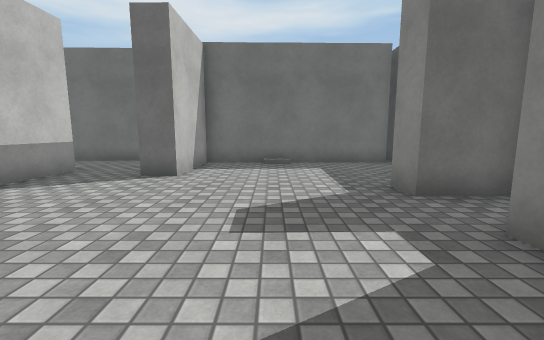
View 1 (above)

19 first-person views from a walk through a 3-D level made in the Unity game engine. The camera is 1.2 m above the floor, tilts 8° down and sees 90° across. The floor is counted in squares, 1 m on a side. Each view is taken from the middle of a square. On the plan, view 1 faces up. The plan holds only what a view shows up to about 13 squares ahead; the rest is blank. The place goes on beyond the plan. Some animated figures are left out. Surface patterns are stand-ins for the level's own textures.

View 2
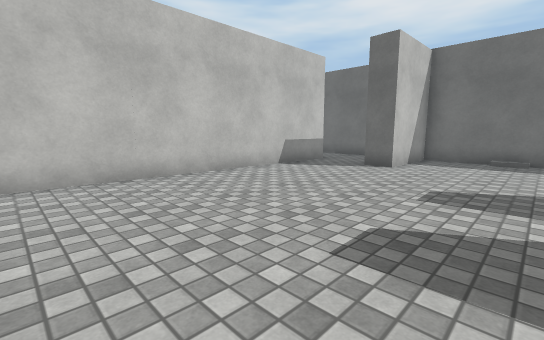

View 3
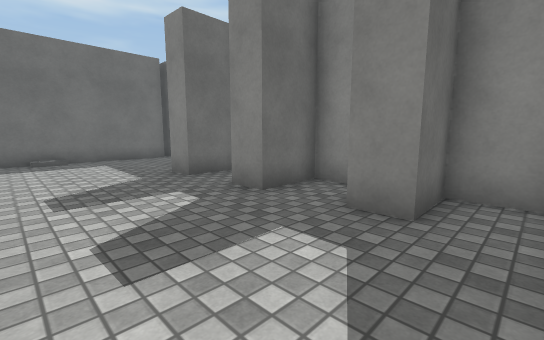

View 4
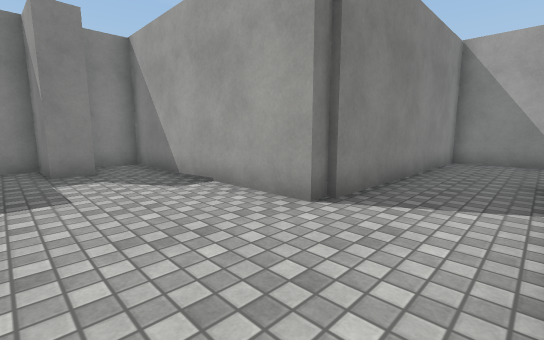

View 5
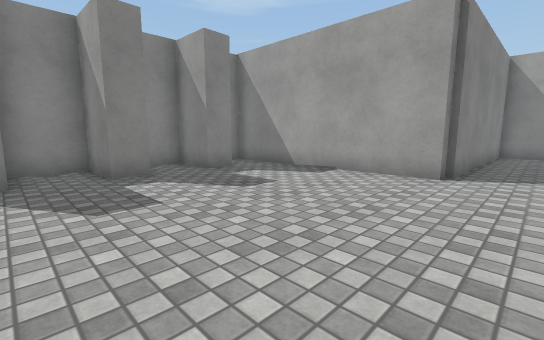

View 6
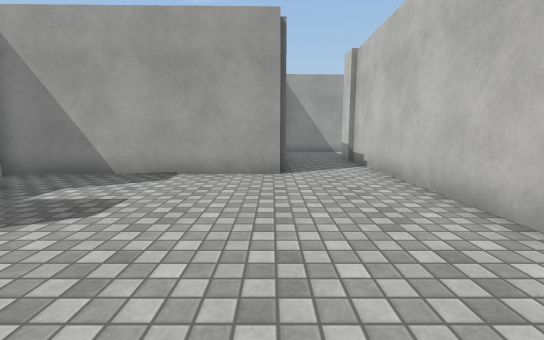

View 7
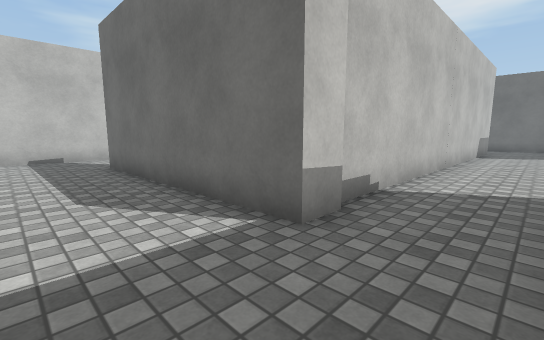

View 8
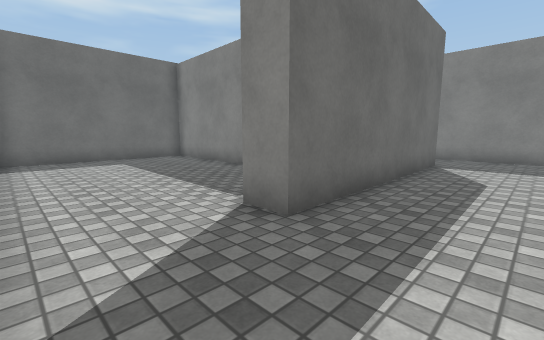

View 9
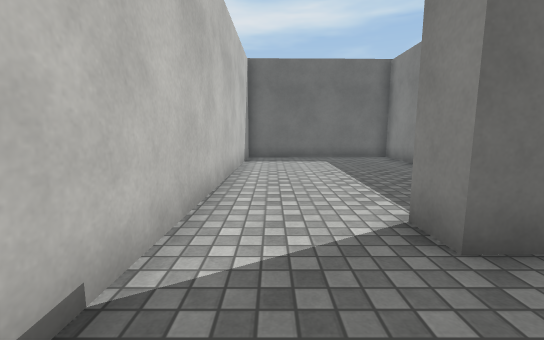

View 10
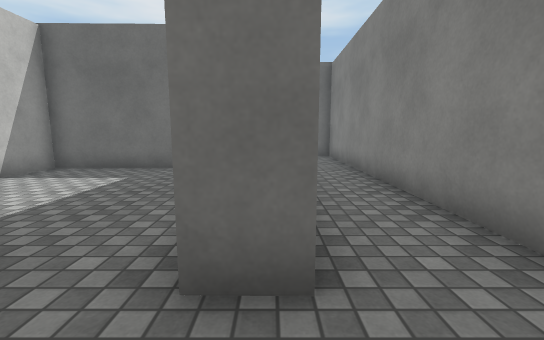

View 11
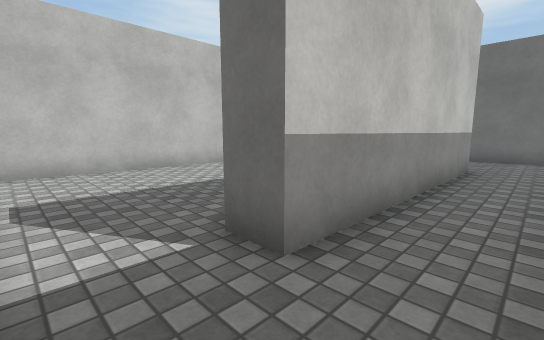

View 12
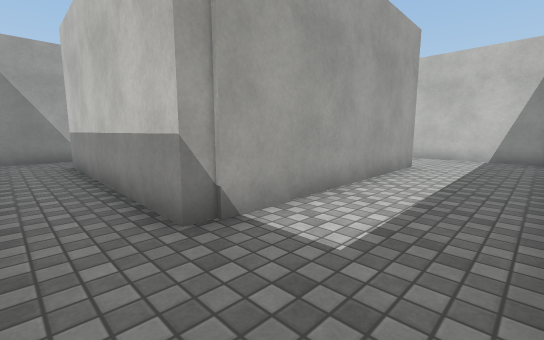

View 13
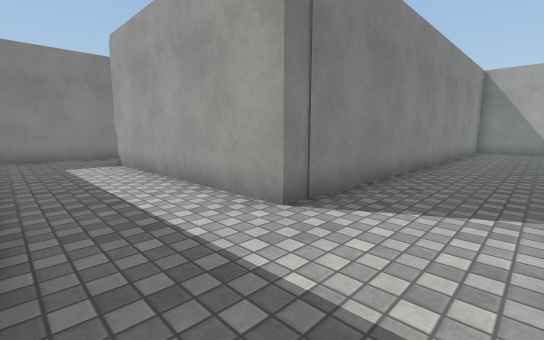

View 14
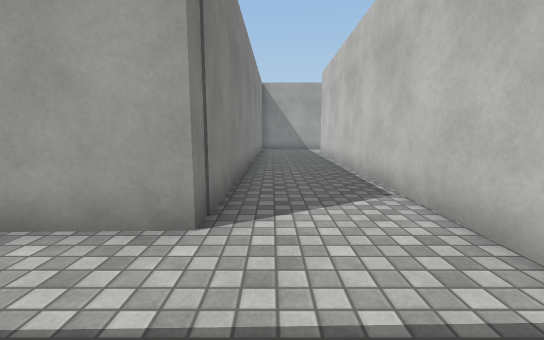

View 15
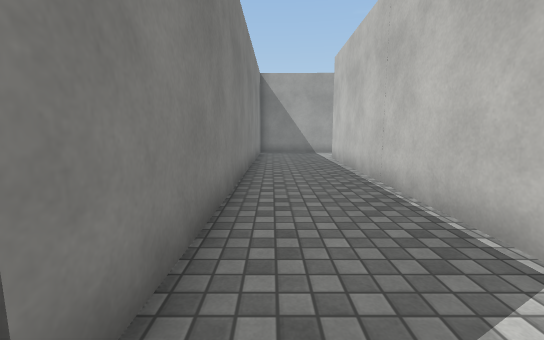

View 16
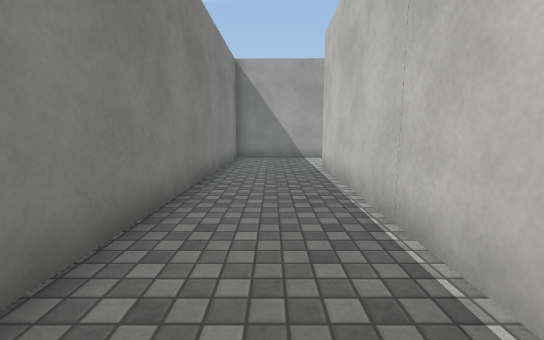

View 17
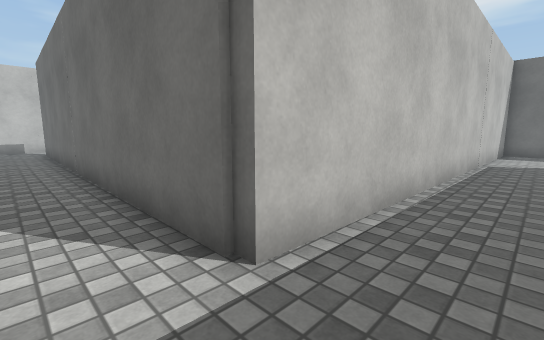

View 18
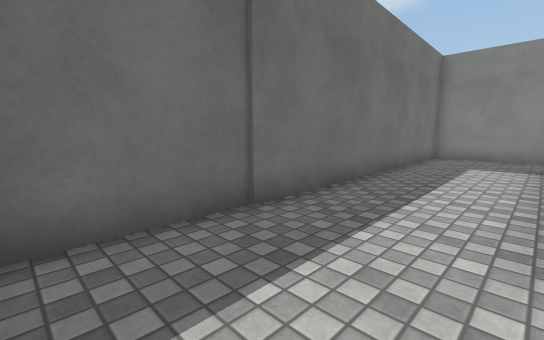

View 19
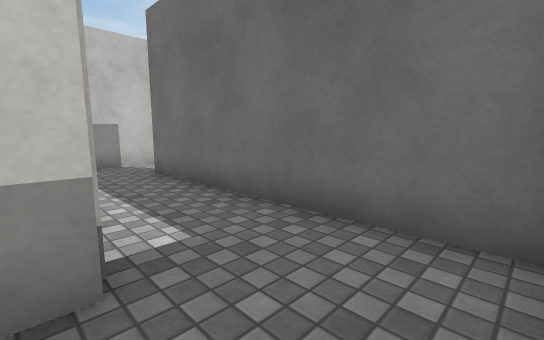

### Floor plan
Points are (right, up) in squares from view 1. A wall is a line through its corners. A room is listed if a view was taken in it or the views show most of it. See-through windows are left out.
Room 1 (views 1, 2, 3, 4, 5, 6, 7, 8, 9)
walls: (-3.2, -3.3) (-3.2, -2.7) (4.6, -2.6) (4.6, -0.8) (2.9, -0.8) (2.8, 0.1) (4.6, 0.2) (4.7, 2.1) (2.8, 2.1) (2.7, 3.1) (4.7, 3.1) (4.7, 5) (2.7, 5) (2.7, 6); (-6.1, -7.3) (-14.1, -7.5) (-14.2, -6.4); (-6.1, 7.5) (-6.4, -7.4); (-3.5, -10.5) (-3.4, -3.2); (4.6, 10.7) (-2.5, 10.6) (-2.6, 7.4) (-3.7, 7.4); (-17.2, -5.6) (-17.3, -10)
ways out: opening at (-4.5, 8) to room 3; opening at (-15.5, -5.5) to room 4
Room 2 (views 10, 11, 12, 13, 14, 15, 16, 17, 18)
walls: (-18.3, -10.5) (-18.1, 3.8) (-9.6, 4) (-9.7, -4.1) (-10.8, -4.1); (-10.1, -6.4) (-8, -6.3); (-7.3, -3.5) (-7.1, 7.6) (-21.4, 7.3) (-21.8, -8.6) (-27.6, -8.5)
ways out: opening at (-10, -5.5) to room 4
Room 3 (view 19)
walls: (-6.1, 8.5) (-6.1, 7.5); (-3.9, 11.3) (-12.2, 11.2)
ways out: opening at (-4.5, 8) to room 1; opening at (-13.5, 11.5)
Room 4 (no view inside)
walls: (-10.6, -2.2) (-10.6, 2.9) (-17.1, 2.8) (-17.2, -5.6)
ways out: opening at (-15.5, -5.5) to room 1; opening at (-10, -5.5) to room 2

Where each view was taken, in squares from view 1:
view 1: 0 up, 0 right, facing up
view 2: 2 down, 1 right, facing up-left
view 3: 2 down, 1 left, facing up-right
view 4: 1 up, 6 left, facing down-right
view 5: 5 up, 5 left, facing down-right
view 6: 5 up, 3 left, facing down
view 7: 10 down, 4 left, facing up-left
view 8: 10 down, 17 left, facing up-right
view 9: 10 down, 16 left, facing up
view 10: 6 down, 10 left, facing up
view 11: 6 down, 8 left, facing up-left
view 12: 7 up, 8 left, facing down-left
view 13: 7 up, 21 left, facing down-right
view 14: 7 up, 19 left, facing down
view 15: 4 up, 19 left, facing down
view 16: 1 up, 20 left, facing down
view 17: 10 down, 20 left, facing up-left
view 18: 4 up, 21 left, facing up-right
view 19: 8 up, 4 left, facing up-left
